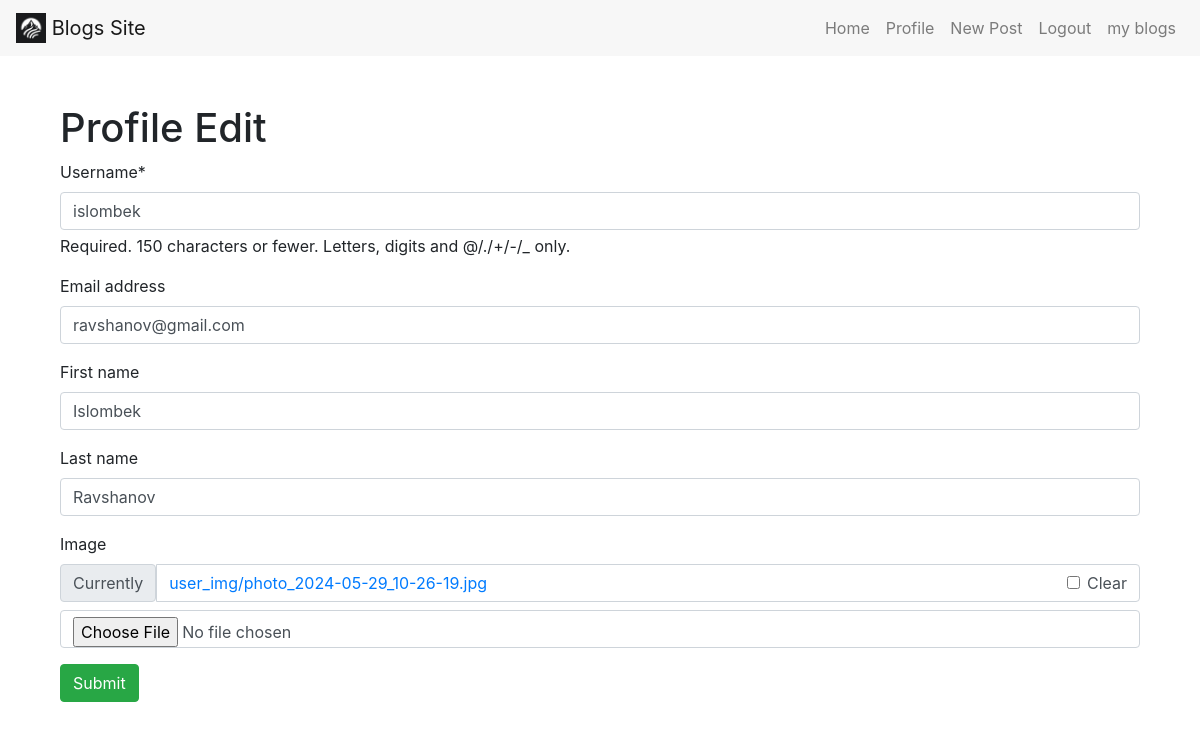
Page /users/profile/update/ (signed in) on the committed database.
### users/models.py (models this page shows, shortened)
class User(AbstractUser):
    image = models.ImageField(
        upload_to='user_img/',
        blank=True, null=True,
        default='default_img/images.png'
    )
    class Meta:
        db_table = 'users'

### users/views.py (the view, shortened to what this page needs)
# urls.py: path('profile/update/', views.ProfileUpdateView.as_view(), name='profile-edit')
class ProfileUpdateView(LoginRequiredMixin, View):
    def get(self, request):
        update_form = forms.EditMyProfileForm(instance=request.user)
        context = {'form': update_form}
        return render(request, 'profile_edit.html', context=context)

### users/forms.py
class EditMyProfileForm(forms.ModelForm):
    class Meta:
        model = models.User
        fields = ['username', 'email', 'first_name', 'last_name', 'image']

### users/templates/profile_edit.html (shortened to what this page needs)
{% extends 'base.html' %}
{% load crispy_forms_tags %}
{% block content %}
    <div class="container">
        <h1>Profile Edit</h1>
        <form method="post" enctype="multipart/form-data">
            {{ form|crispy }}
            <button class="btn btn-success" type="submit">Submit</button>
        </form>
    </div>
{% endblock content %}

### rows in the picture
User: username "islombek", email "ravshanov@gmail.com", first_name "Islombek", last_name "Ravshanov"
